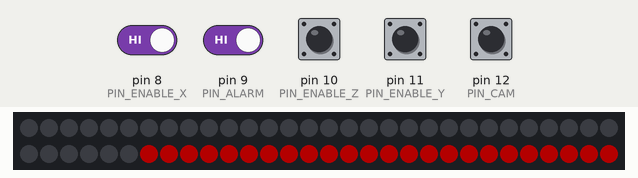
Simulated run of this sketch. Board: Arduino Uno, built with avr-gcc and run on an emulated ATmega328P. On the bench: 60 RGB LEDs in strip order, left to right, continuing on the next row. The inputs (shaded band) are chosen by the test bench; at power-on: pin 8 (PIN_ENABLE_X), pin 9 (PIN_ALARM), pin 10 (PIN_ENABLE_Z), pin 11 (PIN_ENABLE_Y), pin 12 (PIN_CAM) HIGH. Dim RGB values are drawn brighter than linear.

Above: at 0.88 s.
1.3 s: pin 8 (PIN_ENABLE_X) driven LOW and pin 9 (PIN_ALARM) driven LOW
2.8 s: pin 12 (PIN_CAM) pulled LOW for 0.15 s
At 2.88 s:
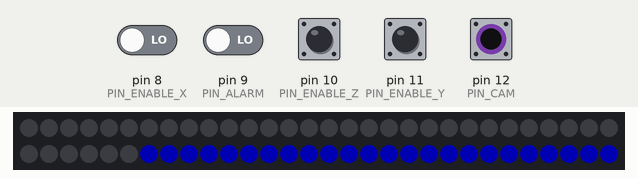
4.4 s: pin 10 (PIN_ENABLE_Z) pulled LOW for 0.15 s
At 4.48 s:
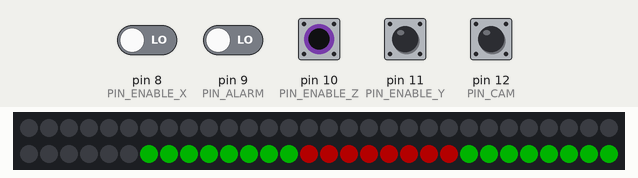
6.0 s: pin 11 (PIN_ENABLE_Y) pulled LOW for 0.15 s
At 6.08 s:
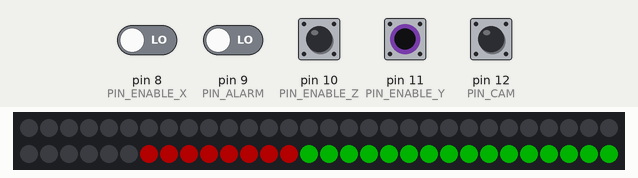
7.6 s: pin 9 (PIN_ALARM) driven HIGH
At 7.88 s:
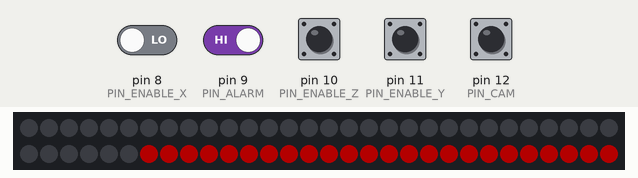
10.6 s: pin 9 (PIN_ALARM) driven LOW
Timing chart, 0 to 13.1 s (numbered marks = the images above; inputs shaded):
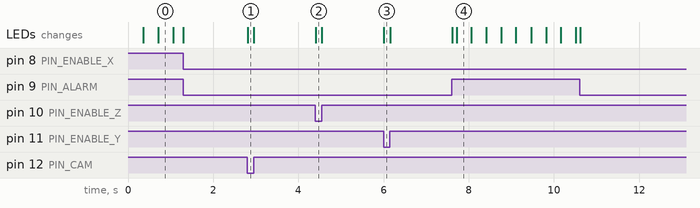

Measured:
- after the input at 2.8 s, the LEDs: change at once (image 1)
- after the input at 4.4 s, the LEDs: change at once (image 2)
- after the input at 6.0 s, the LEDs: change at once (image 3)
- after the input at 7.6 s, the LEDs: first change at once (image 4 shows a later state)

The sketch:

CNC_LED_R4_v1_4.ino
```cpp
#include <Adafruit_NeoPixel.h>

// CNC LED status display - Arduino UNO R4 Minima
// Five NPN-inverted inputs: Teensy HIGH -> Arduino LOW.
constexpr uint8_t PIN_ALARM = 9;
constexpr uint8_t PIN_ENABLE_Z = 10;
constexpr uint8_t PIN_ENABLE_Y = 11;
constexpr uint8_t PIN_CAM = 12;
constexpr uint8_t PIN_ENABLE_X = 8;
constexpr uint8_t PIN_STRIP = 6;

constexpr uint16_t LED_COUNT = 60;
constexpr uint8_t BRIGHTNESS = 60;
constexpr uint8_t GROUP_SIZE = 8;
constexpr uint8_t Z_START = 36;
constexpr uint8_t Y_START = 44;
constexpr uint8_t X_START = 52;
constexpr unsigned long BLINK_MS = 350;

Adafruit_NeoPixel strip(LED_COUNT, PIN_STRIP, NEO_GRB + NEO_KHZ800);

// True when the original Teensy output is HIGH.
bool teensyHigh(uint8_t pin) {
  return digitalRead(pin) == LOW;
}

void fillGroup(uint8_t first, uint32_t color) {
  for (uint8_t i = 0; i < GROUP_SIZE; ++i) {
    strip.setPixelColor(first + i, color);
  }
}

void setup() {
  pinMode(PIN_ALARM, INPUT_PULLUP);
  pinMode(PIN_ENABLE_Z, INPUT_PULLUP);
  pinMode(PIN_ENABLE_Y, INPUT_PULLUP);
  pinMode(PIN_CAM, INPUT_PULLUP);
  pinMode(PIN_ENABLE_X, INPUT_PULLUP);
  strip.begin();
  strip.setBrightness(BRIGHTNESS);
  strip.clear();
  strip.show();
}

void loop() {
  const bool alarm = !teensyHigh(PIN_ALARM);  // HIGH Arduino = alarm or disconnected wire
  const bool padZ = teensyHigh(PIN_ENABLE_Z);
  const bool teensyY = teensyHigh(PIN_ENABLE_Y);
  const bool teensyMode = teensyHigh(PIN_CAM);
  const bool teensyX = teensyHigh(PIN_ENABLE_X);

  const uint32_t red = strip.Color(255, 0, 0);
  const uint32_t green = strip.Color(0, 255, 0);
  const uint32_t blue = strip.Color(0, 0, 255);
  strip.clear();  // LEDs 0..35 always off.

  if (alarm) {
    // Alarm has highest priority; flash all 24 active LEDs red.
    const bool on = ((millis() / BLINK_MS) % 2UL) == 0;
    const uint32_t color = on ? red : 0;
    fillGroup(Z_START, color);
    fillGroup(Y_START, color);
    fillGroup(X_START, color);
  } else if (teensyMode) {
    // CAM/Mach3: original Teensy CAM signal HIGH (Arduino input LOW).
    fillGroup(Z_START, blue);
    fillGroup(Y_START, blue);
    fillGroup(X_START, blue);
  } else {
    fillGroup(Z_START, padZ ? green : red);
    fillGroup(Y_START, teensyY ? green : red);
    fillGroup(X_START, teensyX ? green : red);
  }
  strip.show();
  delay(10);  // Short refresh interval; alarm blinking uses millis().
}
```
